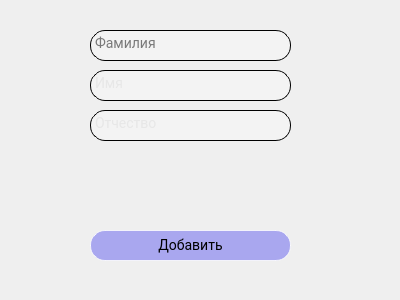
<?xml version="1.0" encoding="UTF-8"?>
<ui version="4.0">
 <class>Form</class>
 <widget class="QWidget" name="Form">
  <property name="geometry">
   <rect>
    <x>0</x>
    <y>0</y>
    <width>400</width>
    <height>300</height>
   </rect>
  </property>
  <property name="windowTitle">
   <string>Form</string>
  </property>
  <widget class="QPushButton" name="confirm">
   <property name="geometry">
    <rect>
     <x>90</x>
     <y>230</y>
     <width>201</width>
     <height>31</height>
    </rect>
   </property>
   <property name="styleSheet">
    <string notr="true">QPushButton{
background: rgba(121, 119, 239, 0.6);
border: 1px solid rgba(255, 255, 255, 0.77);
box-sizing: border-box;
border-radius: 15px;
font-family: Roboto;
font-size: 14px;
}

QPushButton:hover{
	background: rgb(129, 127, 255);
}

QPushButton:pressed{
	background: rgb(108, 106, 213);
	color: rgb(77, 77, 77);
}</string>
   </property>
   <property name="text">
    <string>Добавить</string>
   </property>
  </widget>
  <widget class="QTextEdit" name="surname">
   <property name="geometry">
    <rect>
     <x>90</x>
     <y>30</y>
     <width>201</width>
     <height>31</height>
    </rect>
   </property>
   <property name="styleSheet">
    <string notr="true">QTextEdit{
	box-sizing: border-box;
	border-radius: 15px;
	border: 1px solid #000000;
	background: #F3F3F3;
	font-family: Roboto;
	font-size: 14px;
	color: rgba(0, 0, 0);
}

QTextEdit:hover{
	border: 1px solid rgb(129, 127, 255);
}

QTextEdit:focus{
	border: 2px solid rgb(105, 103, 207)
}

</string>
   </property>
   <property name="html">
    <string>&lt;!DOCTYPE HTML PUBLIC &quot;-//W3C//DTD HTML 4.0//EN&quot; &quot;http://www.w3.org/TR/REC-html40/strict.dtd&quot;&gt;
&lt;html&gt;&lt;head&gt;&lt;meta name=&quot;qrichtext&quot; content=&quot;1&quot; /&gt;&lt;style type=&quot;text/css&quot;&gt;
p, li { white-space: pre-wrap; }
&lt;/style&gt;&lt;/head&gt;&lt;body style=&quot; font-family:'Roboto'; font-size:14px; font-weight:400; font-style:normal;&quot;&gt;
&lt;p style=&quot;-qt-paragraph-type:empty; margin-top:0px; margin-bottom:0px; margin-left:0px; margin-right:0px; -qt-block-indent:0; text-indent:0px; font-family:'MS Shell Dlg 2'; font-size:8.25pt;&quot;&gt;&lt;br /&gt;&lt;/p&gt;&lt;/body&gt;&lt;/html&gt;</string>
   </property>
   <property name="placeholderText">
    <string>Фамилия</string>
   </property>
  </widget>
  <widget class="QTextEdit" name="name">
   <property name="geometry">
    <rect>
     <x>90</x>
     <y>70</y>
     <width>201</width>
     <height>31</height>
    </rect>
   </property>
   <property name="styleSheet">
    <string notr="true">QTextEdit{
	box-sizing: border-box;
	border-radius: 15px;
	border: 1px solid #000000;
	background: #F3F3F3;
	font-family: Roboto;
	font-size: 14px;
	color: rgba(0, 0, 0, 0.10);
}

QTextEdit:hover{
	border: 1px solid rgb(129, 127, 255);
}

QTextEdit:focus{
	border: 2px solid rgb(105, 103, 207)
}

</string>
   </property>
   <property name="placeholderText">
    <string>Имя</string>
   </property>
  </widget>
  <widget class="QTextEdit" name="adname">
   <property name="geometry">
    <rect>
     <x>90</x>
     <y>110</y>
     <width>201</width>
     <height>31</height>
    </rect>
   </property>
   <property name="styleSheet">
    <string notr="true">QTextEdit{
	box-sizing: border-box;
	border-radius: 15px;
	border: 1px solid #000000;
	background: #F3F3F3;
	font-family: Roboto;
	font-size: 14px;
	color: rgba(0, 0, 0, 0.10);
}

QTextEdit:hover{
	border: 1px solid rgb(129, 127, 255);
}

QTextEdit:focus{
	border: 2px solid rgb(105, 103, 207)
}

</string>
   </property>
   <property name="placeholderText">
    <string>Отчество</string>
   </property>
  </widget>
 </widget>
 <resources/>
 <connections/>
</ui>
